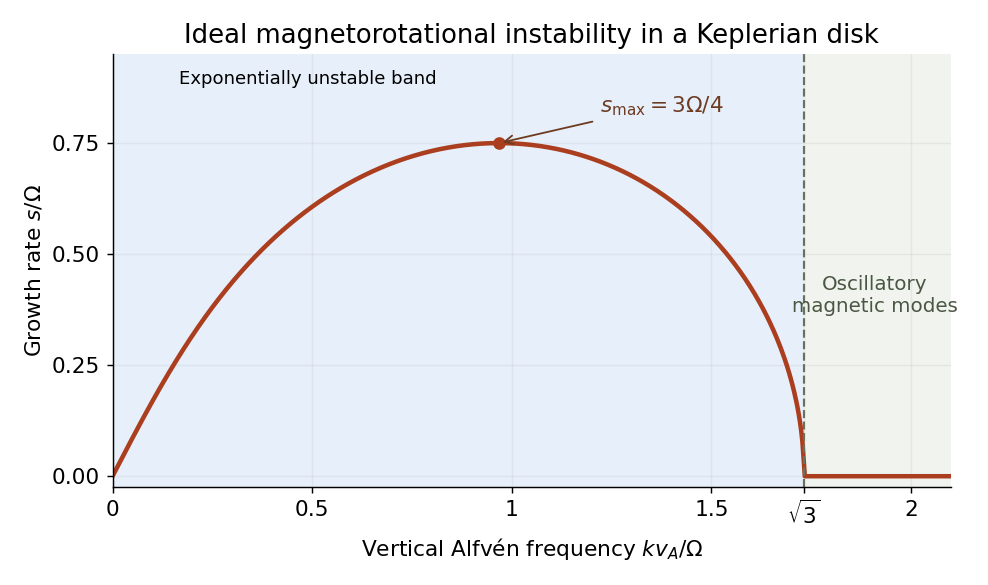

This figure's Python source:
"""Original ideal-MRI dispersion plot; save same-basename PNG in cwd.

Tested with Python 3.14, NumPy 2.3.5 and Matplotlib 3.10.7.
Dependencies are declared in the repository pyproject.toml.
"""
from pathlib import Path
import matplotlib
matplotlib.use('Agg')
import matplotlib.pyplot as plt
import numpy as np

plt.rcParams.update({'font.family': 'DejaVu Sans', 'font.size': 12})
x = np.linspace(0, 2.1, 701)
a = x*x
omega_squared = a + 0.5 - 0.5*np.sqrt(1 + 16*a)
growth = np.sqrt(np.maximum(-omega_squared, 0))
fig, ax = plt.subplots(figsize=(7.6, 4.5), dpi=130, facecolor='white')
ax.set_facecolor('white')
ax.axvspan(0, np.sqrt(3), color='#e7f0fa', label='Exponentially unstable band')
ax.axvspan(np.sqrt(3), 2.1, color='#f0f3ee')
ax.plot(x, growth, color='#aa3e1f', lw=2.5)
xmax, ymax = np.sqrt(15)/4, .75
ax.plot(xmax, ymax, 'o', color='#aa3e1f', ms=6)
ax.annotate(r'$s_{\max}=3\Omega/4$', xy=(xmax, ymax), xytext=(1.22, .82),
            arrowprops={'arrowstyle': '->', 'color': '#6d3b22'}, color='#6d3b22')
ax.axvline(np.sqrt(3), ls='--', color='#68715d', lw=1.2)
ax.text(1.91, .37, 'Oscillatory\nmagnetic modes', ha='center', color='#4a5743', fontsize=11)
ax.set(xlim=(0, 2.1), ylim=(-.025, .95), xlabel=r'Vertical Alfvén frequency $k v_A/\Omega$',
       ylabel=r'Growth rate $s/\Omega$', title='Ideal magnetorotational instability in a Keplerian disk')
ax.set_xticks([0, .5, 1, 1.5, np.sqrt(3), 2], ['0', '0.5', '1', '1.5', r'$\sqrt{3}$', '2'])
ax.set_yticks([0, .25, .5, .75])
ax.spines[['top', 'right']].set_visible(False)
ax.grid(alpha=.18)
ax.legend(loc='upper left', frameon=False, fontsize=10)
fig.tight_layout()
fig.savefig(Path.cwd()/Path(__file__).with_suffix('.png').name, facecolor='white', transparent=False)
plt.close(fig)
